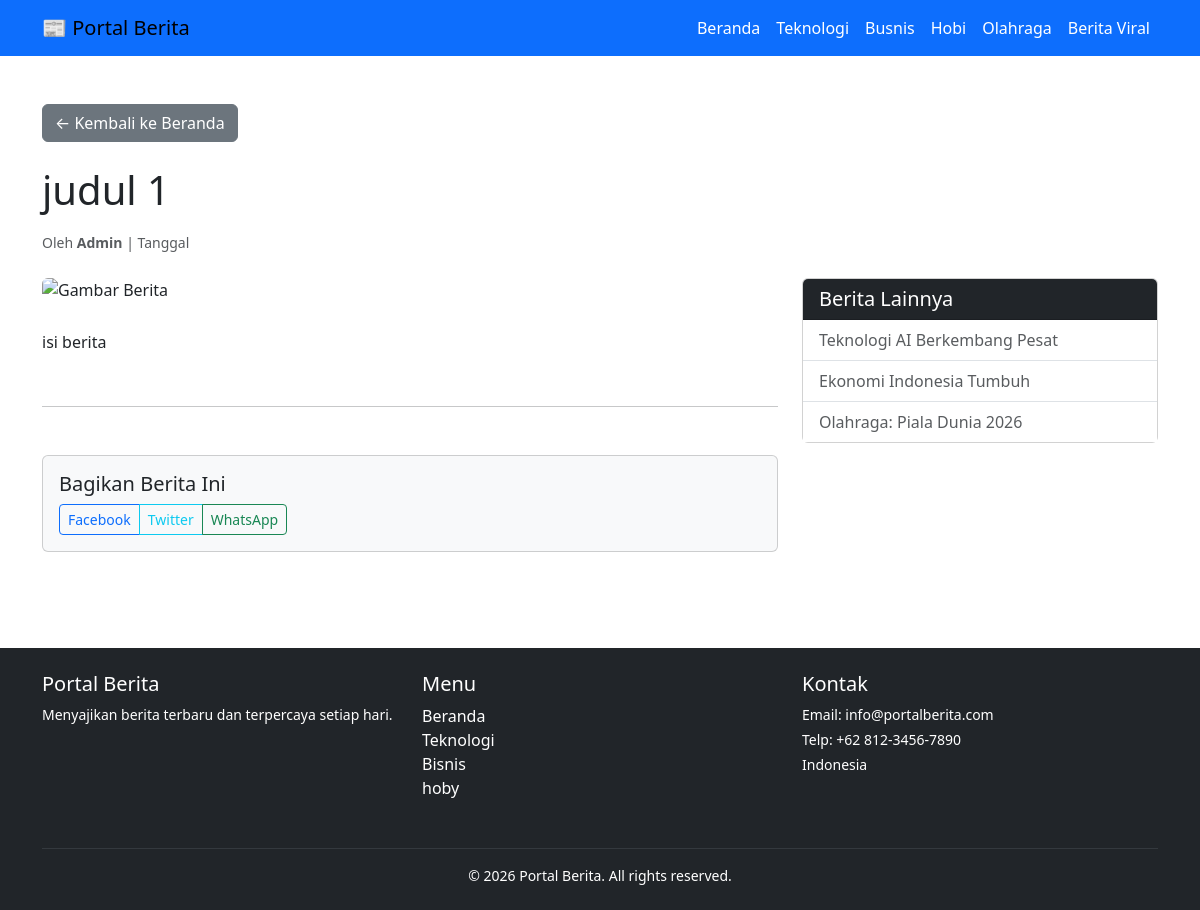
Screenshot of /berita.php?slug=judul_1 with the database file from the repository.
### tables this page shows
CREATE TABLE `kategori` (
  `id` int(11) NOT NULL,
  `slug` varchar(100) NOT NULL,
  `nama_kategori` varchar(50) NOT NULL,
  `deskripsi` text NOT NULL,
  `tanggal_buat` timestamp NOT NULL DEFAULT current_timestamp()
);

CREATE TABLE `berita` (
  `id` int(11) NOT NULL,
  `kategori_id` int(11) NOT NULL,
  `slug` varchar(100) NOT NULL,
  `judul` varchar(100) NOT NULL,
  `status` enum('draft','publish') NOT NULL,
  `gambar` varchar(200) NOT NULL,
  `isi_berita` text NOT NULL,
  `tanggal_buat` timestamp NOT NULL DEFAULT current_timestamp()
);

### menu.php (the view)
<?php
include 'config/connect.php';
$sql = "SELECT * FROM kategori";
$hasil = $conn->query($sql);
$daftar_kategori = [];
while($kolom = $hasil->fetch_assoc()){
    $daftar_kategori[] = $kolom;
}
foreach($daftar_kategori as $kategori){ ?>
    <li class="nav-item">
        <a class="nav-link text-white" href="kategori.php?slug=<?= $kategori['slug'] ?>">
            <?php echo $kategori['nama_kategori'] ?>
        </a>
    </li>
<?php } ?>

### berita.php (shortened to what this page needs)
<!DOCTYPE html>
<html lang="en">
<head>
    <link rel="stylesheet" href="admin/bootstrap-5.3.8-dist/css/bootstrap.min.css">
</head>
<body>
    <nav class="navbar navbar-expand-lg navbar-primary bg-primary">
        <div class="container">
            <a class="navbar-brand" href="index.php">📰 Portal Berita</a>
            <div class="collapse navbar-collapse" id="navbarNav">
                <ul class="navbar-nav ms-auto">
                    <li class="nav-item"><a class="nav-link text-white" href="index.php">Beranda</a></li>
                    <?php include 'menu.php'; ?>
                </ul>
            </div>
        </div>
    </nav>
    <div class="container py-5">
        <div class="row">
            <?php
            $slug           = $_GET['slug'];
            $sql            = "SELECT * FROM berita WHERE slug = '$slug'";
            $hasil          = $conn->query($sql);
            $data_berita    = $hasil->fetch_assoc();
            ?>
            <div class="col-md-12 col-lg-12">
                <a href="index.php" class="btn btn-secondary mb-4">&larr; Kembali ke Beranda</a>
                <h1 id="judul" class="mb-3"><?php echo $data_berita['judul'] ?></h1>
                <div class="text-muted mb-4">
                    <small>Oleh <strong>Admin</strong> | <span id="tanggal">Tanggal</span></small>
                </div>
            </div>
            <div class="col-lg-8">
                <article>
                    <img id="gambar" src="https://images.unsplash.com/photo-1552566626-52f8b828add9?q=80&w=800&auto=format&fit=crop" class="img-fluid rounded mb-4" alt="Gambar Berita">
                    <div id="isi" class="lh-lg">
                        <p><?php echo $data_berita['isi_berita'] ?></p>
                    </div>
                </article>
                <hr class="my-5">
                <div class="card bg-light">
                    <div class="card-body">
                        <h5 class="card-title">Bagikan Berita Ini</h5>
                        <div class="btn-group" role="group">
                            <button type="button" class="btn btn-outline-primary btn-sm">Facebook</button>
                            <button type="button" class="btn btn-outline-info btn-sm">Twitter</button>
                            <button type="button" class="btn btn-outline-success btn-sm">WhatsApp</button>
                        </div>
                    </div>
                </div>
            </div>
            <div class="col-lg-4">
                <div class="card">
                    <div class="card-header bg-dark text-white">
                        <h5 class="mb-0">Berita Lainnya</h5>
                    </div>
                    <div class="card-body p-0">
                        <div class="list-group list-group-flush">
                            <a href="berita.php" class="list-group-item list-group-item-action">Teknologi AI Berkembang Pesat</a>
                            <a href="berita.php" class="list-group-item list-group-item-action">Ekonomi Indonesia Tumbuh</a>
                            <a href="berita.php" class="list-group-item list-group-item-action">Olahraga: Piala Dunia 2026</a>
                        </div>
                    </div>
                </div>
            </div>
        </div>
    </div>
    <footer class="bg-dark text-white py-4 mt-5">
        <div class="container">
            <div class="row">
                <div class="col-md-4 mb-3">
                    <h5>Portal Berita</h5>
                    <p class="small">
                        Menyajikan berita terbaru dan terpercaya setiap hari.
                    </p>
                </div>
                <div class="col-md-4 mb-3">
                    <h5>Menu</h5>
                    <ul class="list-unstyled">
                        <li><a href="index.php" class="text-white text-decoration-none">Beranda</a></li>
                        <li><a class="text-white text-decoration-none" href="kategori.php?kategori=teknologi">Teknologi</a></li>
                        <li><a class="text-white text-decoration-none" href="kategori.php?kategori=bisnis">Bisnis</a></li>
                        <li><a class="text-white text-decoration-none" href="kategori.php?kategori=hoby">hoby</a></li>
                    </ul>
                </div>
                <div class="col-md-4 mb-3">
                    <h5>Kontak</h5>
                    <p class="small mb-1">Email: info@portalberita.com</p>
                    <p class="small mb-1">Telp: +62 812-3456-7890</p>
                    <p class="small">Indonesia</p>
                </div>
            </div>
            <hr class="border-secondary">
            <div class="text-center small">
                © 2026 Portal Berita. All rights reserved.
            </div>
        </div>
    </footer>
</body>
</html>

### rows the page displays
kategori: nama_kategori "Teknologi"
kategori: nama_kategori "Busnis"
kategori: nama_kategori "Hobi"
kategori: nama_kategori "Olahraga"
kategori: nama_kategori "Berita Viral"
berita: judul "judul 1", isi_berita "isi berita"
